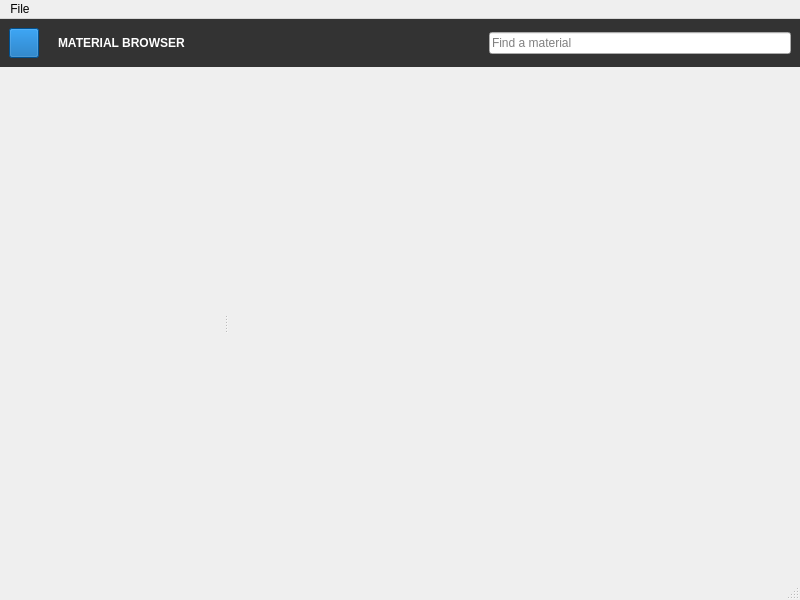
<?xml version="1.0" encoding="UTF-8"?>
<ui version="4.0">
 <class>MaterialBrowser</class>
 <widget class="QMainWindow" name="MaterialBrowser">
  <property name="geometry">
   <rect>
    <x>0</x>
    <y>0</y>
    <width>800</width>
    <height>600</height>
   </rect>
  </property>
  <property name="windowTitle">
   <string>Material Browser</string>
  </property>
  <property name="styleSheet">
   <string notr="true">QMainWindow {
	background: #1a1a1a;
	color: lightgrey;
}

QWidget {
	font-family: Roboto;
}

MediaControl {
	background: #b2b2b2;
}

MediaControl:hover {
	background: white;
}

MediaControl:checked {
	background: white;
}

QScrollArea {
	border: none;
}

QScrollArea::corner {
	background: #1a1a1a;
}

QScrollArea &gt; QWidget &gt; QWidget {
	background: #1a1a1a;
}

QScrollBar:vertical {
	background: #262626;
	border: none;
	width: 12px;
	margin-top: 12px;
	margin-bottom: 12px;
}

QScrollBar::handle:vertical {
	background: #4d4d4d;
	width: 12px;
	min-height: 20px;
}

QScrollBar::add-line:vertical {
	border: none;
	background: #262626;
	height: 12px;
	subcontrol-position: bottom;
	subcontrol-origin: margin;
}

QScrollBar::sub-line:vertical {
	border: none;
	background: #262626;
	height: 12px;
	subcontrol-position: top;
	subcontrol-origin: margin;
}

QScrollBar::up-arrow:vertical {
	image: url(:/arrows/up);
}

QScrollBar::down-arrow:vertical {
	image: url(:/arrows/down);
}

QScrollBar:horizontal {
	background: #262626;
	border: none;
	height: 12px;
	margin-left: 12px;
	margin-right: 12px;
}

QScrollBar::handle:horizontal {
	background: #4d4d4d;
	height: 12px;
	min-width: 20px;
}

QScrollBar::add-line:horizontal {
	border: none;
	background: #262626;
	width: 12px;
	subcontrol-position: right;
	subcontrol-origin: margin;
}

QScrollBar::sub-line:horizontal {
	border: none;
	background: #262626;
	width: 12px;
	subcontrol-position: left;
	subcontrol-origin: margin;
}

QScrollBar::left-arrow:horizontal {
	image: url(:/arrows/left);
}

QScrollBar::right-arrow:horizontal {
	image: url(:/arrows/right);
}

QScrollBar::handle:hover {
	background: #666666;
}

QLineEdit {
	background: #2d2d2d;
	border: 1px solid #2d2d2d;
	border-radius: 2px;
	color: gray;
	height: 28px;
	selection-background-color: #0066ff;
	padding-left: 10px;
}

QLineEdit[focus=&quot;true&quot;], QTextEdit[focus=&quot;true&quot;] {
	border-color: #205375;
	color: lightgray;
}
</string>
  </property>
  <widget class="QWidget" name="centralwidget">
   <property name="windowTitle">
    <string>Material Browser</string>
   </property>
   <layout class="QVBoxLayout" name="verticalLayout">
    <property name="spacing">
     <number>0</number>
    </property>
    <property name="leftMargin">
     <number>0</number>
    </property>
    <property name="topMargin">
     <number>0</number>
    </property>
    <property name="rightMargin">
     <number>0</number>
    </property>
    <property name="bottomMargin">
     <number>0</number>
    </property>
    <item>
     <widget class="QWidget" name="widget" native="true">
      <property name="minimumSize">
       <size>
        <width>0</width>
        <height>48</height>
       </size>
      </property>
      <property name="maximumSize">
       <size>
        <width>16777215</width>
        <height>48</height>
       </size>
      </property>
      <property name="styleSheet">
       <string notr="true">#widget {
	background: #333333;
}</string>
      </property>
      <layout class="QHBoxLayout" name="horizontalLayout">
       <item>
        <widget class="MediaControl" name="pushButton">
         <property name="enabled">
          <bool>false</bool>
         </property>
         <property name="sizePolicy">
          <sizepolicy hsizetype="Fixed" vsizetype="Fixed">
           <horstretch>0</horstretch>
           <verstretch>0</verstretch>
          </sizepolicy>
         </property>
         <property name="minimumSize">
          <size>
           <width>30</width>
           <height>30</height>
          </size>
         </property>
         <property name="maximumSize">
          <size>
           <width>30</width>
           <height>30</height>
          </size>
         </property>
         <property name="styleSheet">
          <string notr="true">background: #0063b1;</string>
         </property>
         <property name="icon">
          <iconset resource="icons.qrc">
           <normaloff>:/dialogs/material</normaloff>:/dialogs/material</iconset>
         </property>
         <property name="iconSize">
          <size>
           <width>26</width>
           <height>26</height>
          </size>
         </property>
        </widget>
       </item>
       <item>
        <widget class="QLabel" name="label">
         <property name="styleSheet">
          <string notr="true">color: white;
padding-left: 10px;
</string>
         </property>
         <property name="text">
          <string>&lt;html&gt;&lt;head/&gt;&lt;body&gt;&lt;p&gt;&lt;span style=&quot; font-weight:600;&quot;&gt;MATERIAL BROWSER&lt;/span&gt;&lt;/p&gt;&lt;/body&gt;&lt;/html&gt;</string>
         </property>
         <property name="textFormat">
          <enum>Qt::AutoText</enum>
         </property>
        </widget>
       </item>
       <item>
        <widget class="FileEdit" name="lineEdit_2">
         <property name="sizePolicy">
          <sizepolicy hsizetype="Fixed" vsizetype="Fixed">
           <horstretch>0</horstretch>
           <verstretch>0</verstretch>
          </sizepolicy>
         </property>
         <property name="styleSheet">
          <string notr="true">width: 300px;
</string>
         </property>
         <property name="placeholderText">
          <string>Find a material</string>
         </property>
        </widget>
       </item>
      </layout>
     </widget>
    </item>
    <item>
     <widget class="QSplitter" name="splitter">
      <property name="orientation">
       <enum>Qt::Horizontal</enum>
      </property>
      <widget class="QWidget" name="widget_3" native="true"/>
      <widget class="ListView" name="listView">
       <property name="focusPolicy">
        <enum>Qt::NoFocus</enum>
       </property>
       <property name="styleSheet">
        <string notr="true">QListView {
	color: gray;
	border: none;
	background: transparent;
	outline: 0;
}

QListView::item {
	height: 32px;
	border: none;
	padding-left: 17px;
}

QListView::item:selected {
	color: white;
	background: #262626;
	border-radius: 2px;
}

QLineEdit {
	background: #262626;
	color: white;
	border: none;
	padding: 1px;
}
</string>
       </property>
      </widget>
     </widget>
    </item>
   </layout>
  </widget>
  <widget class="QMenuBar" name="menubar">
   <property name="geometry">
    <rect>
     <x>0</x>
     <y>0</y>
     <width>800</width>
     <height>21</height>
    </rect>
   </property>
   <widget class="QMenu" name="menuFile">
    <property name="title">
     <string>File</string>
    </property>
    <addaction name="actionNew_Material"/>
    <addaction name="separator"/>
    <addaction name="actionClose_Manager"/>
   </widget>
   <addaction name="menuFile"/>
  </widget>
  <widget class="QStatusBar" name="statusbar"/>
  <action name="actionNew_Material">
   <property name="text">
    <string>New Material</string>
   </property>
   <property name="shortcut">
    <string>Ctrl+N</string>
   </property>
  </action>
  <action name="actionClose_Manager">
   <property name="text">
    <string>Close Manager</string>
   </property>
   <property name="shortcut">
    <string>Shift+W</string>
   </property>
  </action>
 </widget>
 <customwidgets>
  <customwidget>
   <class>MediaControl</class>
   <extends>QPushButton</extends>
   <header>mediacontrol.h</header>
  </customwidget>
  <customwidget>
   <class>FileEdit</class>
   <extends>QLineEdit</extends>
   <header>fileedit.h</header>
  </customwidget>
  <customwidget>
   <class>ListView</class>
   <extends>QListView</extends>
   <header>materialbrowser.h</header>
  </customwidget>
 </customwidgets>
 <resources>
  <include location="icons.qrc"/>
 </resources>
 <connections/>
</ui>
